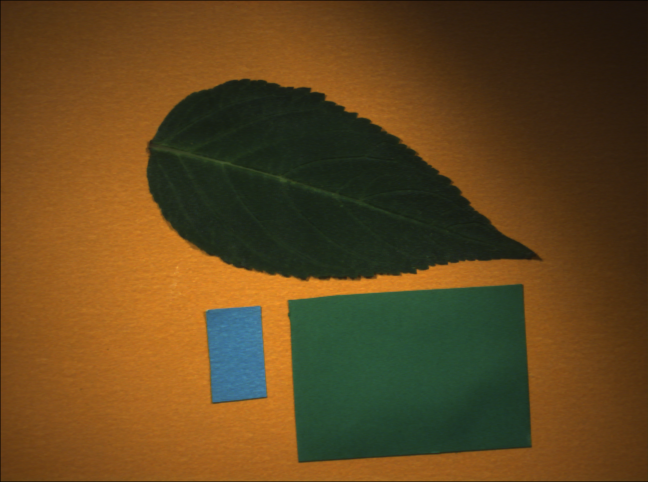
#> input picture VIS.png, 1296 x 964 px (shown at 1/2 size)
$ python demo_hc2hhsi.py
#> lines starting #> are read from the running program, lines starting #| are printed output that depends on the picture
### hc2hhsi.py
def hc2hhsi(hc):
    import numpy as np
    # Transform an n-dimensional hypercube to hyper-hue, saturation and intensity.

    # Citation:
    # Liu, H., Lee, S., & Chahl, J.(2017).Transformation of a high-dimensional color space for material classification.
    # Journal of the Optical Society of America A, 34(4), 523 - 532, doi: 10.1364/josaa.34.000523.
    #
    # Input:  hc: hyperCube(rows x cols x dims) in floating data type of [0 1].
    # Output: hh: hypHue (rows x cols x (dims-1)) in floating data type of [0 1].
    #         s: saturation (rows x cols ) in floating data type of [0 1]
    #         i: intensity in (rows x cols) in floating data type of [0 1]

    # Author: Huajian Liu

    ####################################################################################################################
    # Calculate the components c
    rows = hc.shape[0]
    cols = hc.shape[1]
    dims = hc.shape[2]

    c = np.zeros((rows, cols, dims-1))
    for i in range(dims - 1):
        nonZeroEle = dims - i # nonZeroEle is the number of non-zero elements of the base unit vector u1, u2, ...
        c[:, :, i] = (nonZeroEle - 1) ** 0.5 / nonZeroEle ** 0.5         * hc[:, :, i] \
                     - 1 / ((nonZeroEle - 1) ** 0.5 * nonZeroEle ** 0.5) * np.sum(hc[:, :, i+1:dims], axis=2)
    ####################################################################################################################

    # Normalise the norms of c to 1 to obtain hyper-hue hh.
    c_norm = np.sum(c ** 2, axis=2) ** 0.5
    c_norm = c_norm + (c_norm == 0) * 1e-10
    c_norm = np.tile(c_norm, (dims - 1, 1, 1))
    c_norm = np.moveaxis(c_norm, 0, -1)
    hh = c / c_norm # add 1e-10 to avoid zero denominators

    # Saturation
    s = hc.max(2) - hc.min(2)
    # s = np.amax(hc, axis=2) - np.amin(hc, axis=2) # The same as above

    # Intensity
    i = 1/dims * np.sum(hc, 2)

    return hh, s, i
    # -------------------------------------------------------------------------------

### demo_hc2hhsi.py
# This demo shows how to transform a four-dimensional hypercube to the hhsi space.
import matplotlib.pyplot as plt
import matplotlib.image as mpimg
import numpy as np
from hc2hhsi import hc2hhsi

# Read RGB-colour and near-infrared images
VIS = mpimg.imread('VIS.png')
#> VIS is the input picture: shape (964, 1296, 3) float32; mean R, G, B 0.38, 0.274, 0.12
NIR = mpimg.imread('NIR.png')
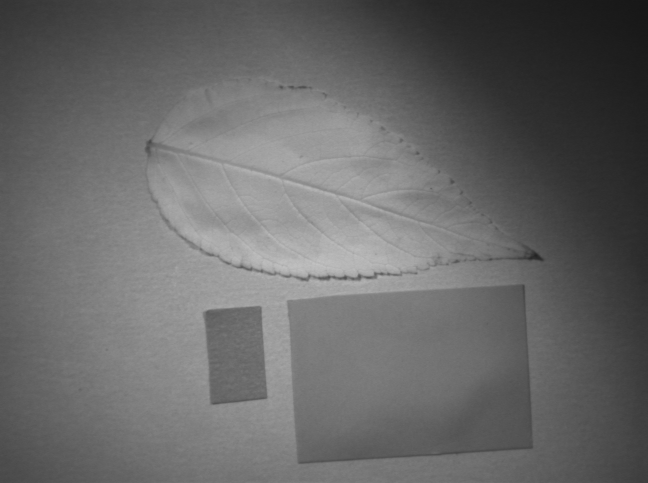
#> input picture NIR.png, 1296 x 966 px (shown at 1/2 size)
#> NIR is the input picture: shape (966, 1296) float32; min 0.0824, max 0.773, mean 0.404
NIR = NIR[1:965, :] # The NIR image should have the same size as the VIS image.
#> NIR: shape (964, 1296) float32

plt.figure(1)
plt.subplot(121)
plt.imshow(VIS)
plt.title('RGB colour image')
plt.subplot(122)
plt.imshow(NIR, cmap='gray')
plt.title('Near infrared image')

# Stack the NIR and VIS images to a four-dimensional hypercube.
hc = np.dstack((NIR, VIS))
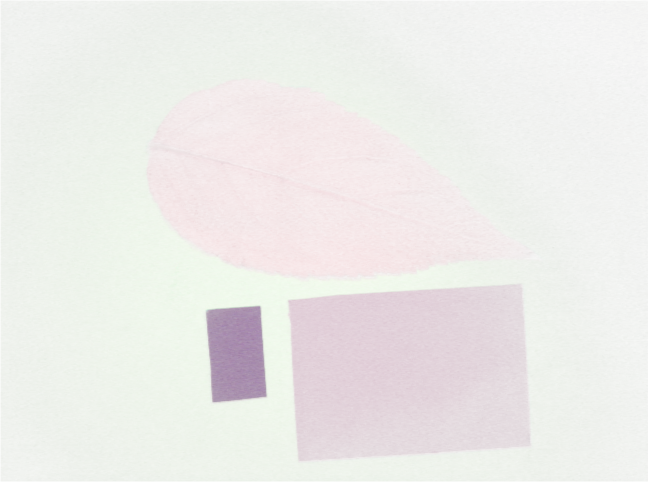
#> hc: shape (964, 1296, 4) float32 (shown at 1/2 size); mean R, G, B, A 0.404, 0.38, 0.274, 0.12; transparent parts drawn white

# Transform the hypercube to the hhsi space.
hh, s, i = hc2hhsi(hc)
#> after the loop in hc2hhsi, `for i in range(dims - 1):`:
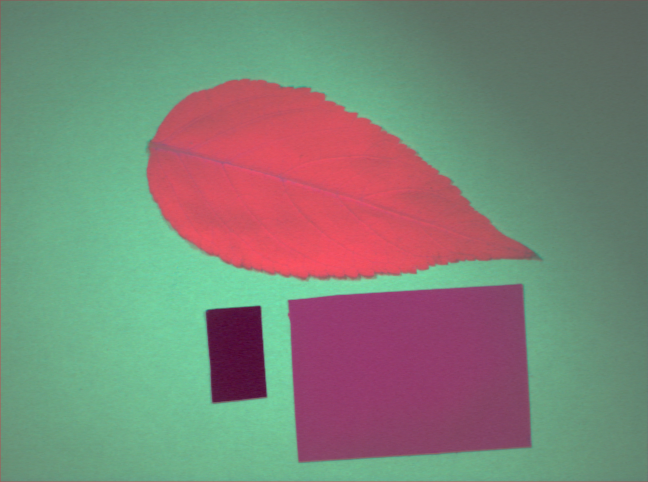
#> c: shape (964, 1296, 3) float64 (shown at 1/2 size); mean R, G, B 0.127, 0.149, 0.109; drawn with min black and max white
#> in hc2hhsi, `hh = c / c_norm`:
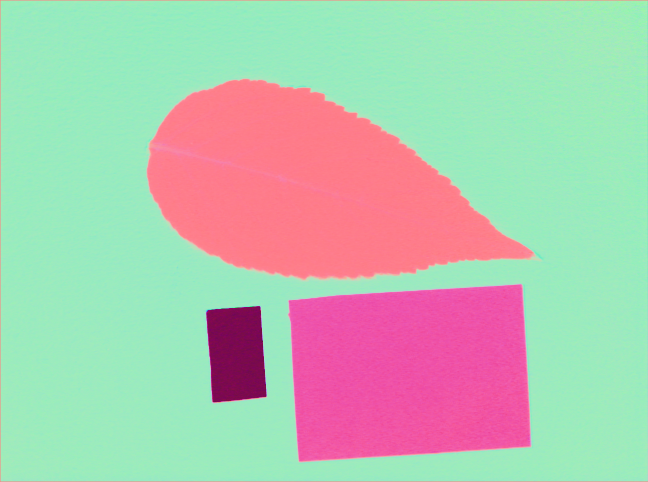
#> hh: shape (964, 1296, 3) float64 (shown at 1/2 size); mean R, G, B 0.417, 0.532, 0.392; drawn with min black and max white
#> in hc2hhsi, `s = hc.max(2) - hc.min(2)`:
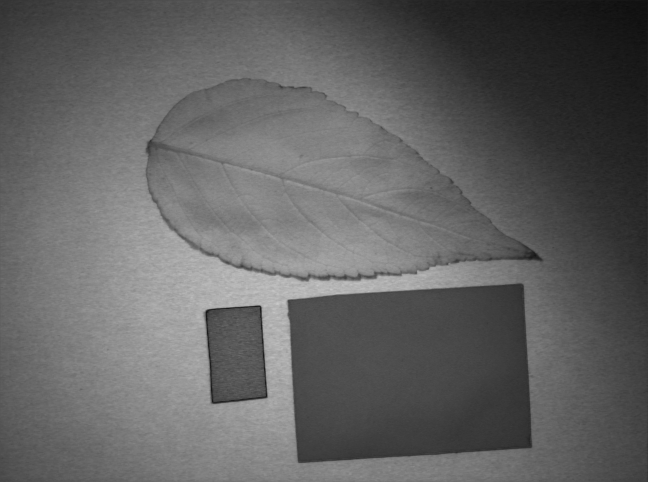
#> s: shape (964, 1296) float32 (shown at 1/2 size); min 0.0118, max 0.796, mean 0.383
#> in hc2hhsi, `i = 1/dims * np.sum(hc, 2)`:
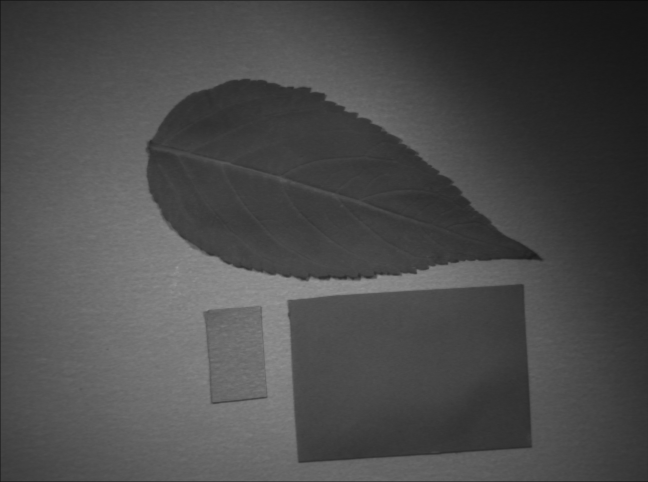
#> i: shape (964, 1296) float32 (shown at 1/2 size); min 0.0216, max 0.63, mean 0.294

plt.figure(2)
plt.subplot(231)
plt.imshow(hh[:, :, 0], cmap='gray')
plt.title('Hyper hue 1')
plt.subplot(232)
plt.imshow(hh[:, :, 1], cmap='gray')
plt.title('Hyper hue 2')
plt.subplot(233)
plt.imshow(hh[:, :, 2], cmap='gray')
plt.title('Hyper hue 3')
plt.subplot(234)
plt.imshow(s, cmap='gray')
plt.title('Saturation')
plt.subplot(235)
plt.imshow(i, cmap='gray')
plt.title('Intensity')
plt.show()
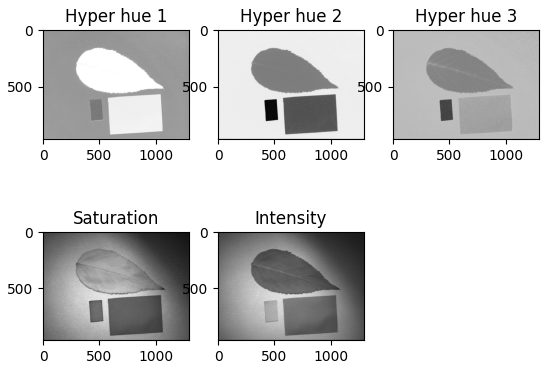
#> figure drawn by matplotlib, 5 panels
